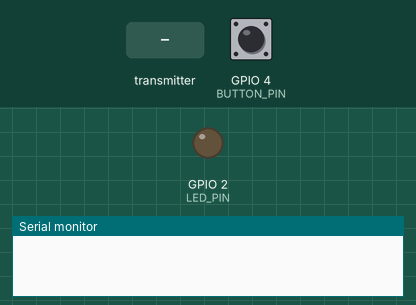
Bench run of a sketch on a simulated ESP32. Parts: output pins drawn as LEDs (lit = HIGH), the last lines printed to the serial monitor. Inputs (shaded band) come from the test bench; at power-on: GPIO 4 (BUTTON_PIN) HIGH.

Above: at 1.2 s.
1.3 s: the transmitter starts sending buttonState = 1
At 2.6 s:
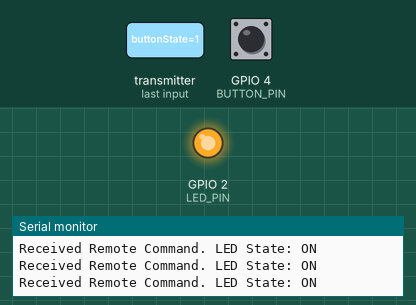
4.4 s: the transmitter starts sending buttonState = 0
At 5.0 s:
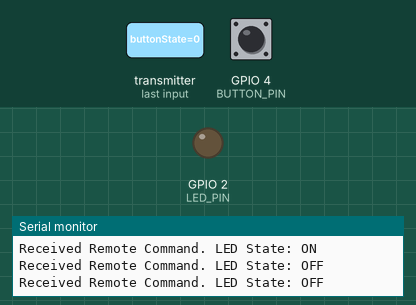
Timing chart, 0 to 7.4 s (numbered marks = the images above; inputs shaded):
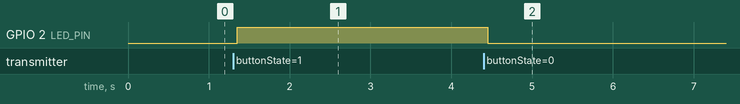

Measured:
- after the input at 1.3 s, GPIO 2 (LED_PIN): LOW → HIGH after 0.05 s
- after the input at 4.4 s, GPIO 2 (LED_PIN): HIGH → LOW after 0.05 s

The sketch:

code.ino
```cpp
#include <esp_now.h>
#include <WiFi.h>

const int BUTTON_PIN = 4;
const int LED_PIN = 2;

// Replace with Receiver ESP32 MAC Address: {0xFF, 0xFF, 0xFF, 0xFF, 0xFF, 0xFF}
uint8_t receiverAddress[] = {0x24, 0x6F, 0x28, 0xAB, 0xCD, 0xEF};

typedef struct struct_message {
  bool buttonState;
} struct_message;

struct_message outgoingData;
struct_message incomingData;

esp_now_peer_info_t peerInfo;

void OnDataSent(const uint8_t *mac_addr, esp_now_send_status_t status) {
  Serial.print("Last Packet Send Status: ");
  Serial.println(status == ESP_NOW_SEND_SUCCESS ? "Delivery Success" : "Delivery Fail");
}

void OnDataRecv(const esp_now_recv_info *info, const uint8_t *incomingDataBytes, int len) {
  memcpy(&incomingData, incomingDataBytes, sizeof(incomingData));
  digitalWrite(LED_PIN, incomingData.buttonState ? HIGH : LOW);
  Serial.print("Received Remote Command. LED State: ");
  Serial.println(incomingData.buttonState ? "ON" : "OFF");
}

void setup() {
  Serial.begin(115200);
  pinMode(BUTTON_PIN, INPUT_PULLUP);
  pinMode(LED_PIN, OUTPUT);

  WiFi.mode(WIFI_STA);

  if (esp_now_init() != ESP_OK) {
    Serial.println("Error initializing ESP-NOW");
    return;
  }

  esp_now_register_send_cb(OnDataSent);
  esp_now_register_recv_cb(OnDataRecv);

  memcpy(peerInfo.peer_addr, receiverAddress, 6);
  peerInfo.channel = 0;
  peerInfo.encrypt = false;

  if (esp_now_add_peer(&peerInfo) != ESP_OK) {
    Serial.println("Failed to add peer");
    return;
  }
}

void loop() {
  bool currentButtonState = (digitalRead(BUTTON_PIN) == LOW);

  static bool lastState = false;
  if (currentButtonState != lastState) {
    outgoingData.buttonState = currentButtonState;
    esp_now_send(receiverAddress, (uint8_t *) &outgoingData, sizeof(outgoingData));
    lastState = currentButtonState;
    delay(50);
  }
}
```
